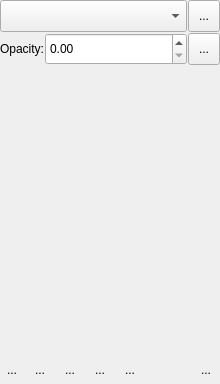
<?xml version="1.0" encoding="UTF-8"?>
<ui version="4.0">
 <author>
    SPDX-FileCopyrightText: none
    SPDX-License-Identifier: GPL-3.0-or-later
  </author>
 <class>WdgLayerBox</class>
 <widget class="QWidget" name="WdgLayerBox">
  <property name="geometry">
   <rect>
    <x>0</x>
    <y>0</y>
    <width>220</width>
    <height>384</height>
   </rect>
  </property>
  <layout class="QVBoxLayout" name="verticalLayout">
   <property name="spacing">
    <number>1</number>
   </property>
   <property name="leftMargin">
    <number>0</number>
   </property>
   <property name="topMargin">
    <number>0</number>
   </property>
   <property name="rightMargin">
    <number>0</number>
   </property>
   <property name="bottomMargin">
    <number>0</number>
   </property>
   <item>
    <layout class="QHBoxLayout" name="hbox2">
     <property name="leftMargin">
      <number>0</number>
     </property>
     <property name="topMargin">
      <number>0</number>
     </property>
     <property name="rightMargin">
      <number>0</number>
     </property>
     <property name="bottomMargin">
      <number>0</number>
     </property>
     <item>
      <widget class="KisCompositeOpComboBox" name="cmbComposite">
       <property name="sizePolicy">
        <sizepolicy hsizetype="MinimumExpanding" vsizetype="Minimum">
         <horstretch>0</horstretch>
         <verstretch>0</verstretch>
        </sizepolicy>
       </property>
       <property name="toolTip">
        <string>Blending Mode</string>
       </property>
       <property name="whatsThis">
        <string>Select the blending mode for the layer.</string>
       </property>
      </widget>
     </item>
     <item>
      <widget class="KisLayerFilterWidgetToolButton" name="bnLayerFilters">
       <property name="sizePolicy">
        <sizepolicy hsizetype="Minimum" vsizetype="Minimum">
         <horstretch>0</horstretch>
         <verstretch>0</verstretch>
        </sizepolicy>
       </property>
       <property name="minimumSize">
        <size>
         <width>32</width>
         <height>32</height>
        </size>
       </property>
       <property name="maximumSize">
        <size>
         <width>32</width>
         <height>32</height>
        </size>
       </property>
       <property name="text">
        <string>...</string>
       </property>
       <property name="iconSize">
        <size>
         <width>22</width>
         <height>22</height>
        </size>
       </property>
      </widget>
     </item>
    </layout>
   </item>
   <item>
    <layout class="QHBoxLayout" name="opacityLayout" stretch="0,0,0">
     <property name="topMargin">
      <number>0</number>
     </property>
     <property name="bottomMargin">
      <number>0</number>
     </property>
     <item>
      <widget class="QLabel" name="opacityLabel">
       <property name="text">
        <string>Opacity:</string>
       </property>
      </widget>
     </item>
     <item>
      <widget class="KisDoubleSliderSpinBox" name="doubleOpacity">
       <property name="sizePolicy">
        <sizepolicy hsizetype="MinimumExpanding" vsizetype="Minimum">
         <horstretch>0</horstretch>
         <verstretch>0</verstretch>
        </sizepolicy>
       </property>
       <property name="toolTip">
        <string>Layer Opacity</string>
       </property>
       <property name="whatsThis">
        <string>Adjust the transparency of the layer</string>
       </property>
      </widget>
     </item>
     <item>
      <widget class="QToolButton" name="configureLayerDockerToolbar">
       <property name="sizePolicy">
        <sizepolicy hsizetype="Minimum" vsizetype="Minimum">
         <horstretch>0</horstretch>
         <verstretch>0</verstretch>
        </sizepolicy>
       </property>
       <property name="minimumSize">
        <size>
         <width>32</width>
         <height>32</height>
        </size>
       </property>
       <property name="maximumSize">
        <size>
         <width>32</width>
         <height>32</height>
        </size>
       </property>
       <property name="text">
        <string>...</string>
       </property>
       <property name="iconSize">
        <size>
         <width>22</width>
         <height>22</height>
        </size>
       </property>
      </widget>
     </item>
    </layout>
   </item>
   <item>
    <layout class="QHBoxLayout" name="horizontalLayout">
     <item>
      <widget class="NodeView" name="listLayers" native="true">
       <property name="sizePolicy">
        <sizepolicy hsizetype="MinimumExpanding" vsizetype="Expanding">
         <horstretch>0</horstretch>
         <verstretch>0</verstretch>
        </sizepolicy>
       </property>
      </widget>
     </item>
    </layout>
   </item>
   <item>
    <layout class="QHBoxLayout" name="hbox1" stretch="0,0,0,0,0,1,0">
     <property name="spacing">
      <number>2</number>
     </property>
     <property name="topMargin">
      <number>0</number>
     </property>
     <item>
      <widget class="KisToolButton" name="bnAdd">
       <property name="minimumSize">
        <size>
         <width>0</width>
         <height>28</height>
        </size>
       </property>
       <property name="maximumSize">
        <size>
         <width>16777215</width>
         <height>28</height>
        </size>
       </property>
       <property name="toolTip">
        <string>Add new layer or mask</string>
       </property>
       <property name="text">
        <string>...</string>
       </property>
       <property name="autoRaise">
        <bool>true</bool>
       </property>
      </widget>
     </item>
     <item>
      <widget class="QToolButton" name="bnDuplicate">
       <property name="minimumSize">
        <size>
         <width>28</width>
         <height>28</height>
        </size>
       </property>
       <property name="toolTip">
        <string>Duplicate layer or mask</string>
       </property>
       <property name="text">
        <string>...</string>
       </property>
       <property name="iconSize">
        <size>
         <width>22</width>
         <height>22</height>
        </size>
       </property>
       <property name="autoRaise">
        <bool>true</bool>
       </property>
      </widget>
     </item>
     <item>
      <widget class="QToolButton" name="bnLower">
       <property name="minimumSize">
        <size>
         <width>28</width>
         <height>28</height>
        </size>
       </property>
       <property name="toolTip">
        <string>Move layer or mask down</string>
       </property>
       <property name="text">
        <string>...</string>
       </property>
       <property name="iconSize">
        <size>
         <width>22</width>
         <height>22</height>
        </size>
       </property>
       <property name="autoRaise">
        <bool>true</bool>
       </property>
      </widget>
     </item>
     <item>
      <widget class="QToolButton" name="bnRaise">
       <property name="minimumSize">
        <size>
         <width>28</width>
         <height>28</height>
        </size>
       </property>
       <property name="toolTip">
        <string>Move layer or mask up</string>
       </property>
       <property name="text">
        <string>...</string>
       </property>
       <property name="iconSize">
        <size>
         <width>22</width>
         <height>22</height>
        </size>
       </property>
       <property name="autoRaise">
        <bool>true</bool>
       </property>
      </widget>
     </item>
     <item>
      <widget class="QToolButton" name="bnProperties">
       <property name="minimumSize">
        <size>
         <width>28</width>
         <height>28</height>
        </size>
       </property>
       <property name="toolTip">
        <string>View or change the layer properties</string>
       </property>
       <property name="text">
        <string>...</string>
       </property>
       <property name="iconSize">
        <size>
         <width>22</width>
         <height>22</height>
        </size>
       </property>
       <property name="autoRaise">
        <bool>true</bool>
       </property>
      </widget>
     </item>
     <item>
      <spacer name="spacer">
       <property name="orientation">
        <enum>Qt::Horizontal</enum>
       </property>
       <property name="sizeType">
        <enum>QSizePolicy::Expanding</enum>
       </property>
       <property name="sizeHint" stdset="0">
        <size>
         <width>0</width>
         <height>28</height>
        </size>
       </property>
      </spacer>
     </item>
     <item>
      <widget class="QToolButton" name="bnDelete">
       <property name="minimumSize">
        <size>
         <width>28</width>
         <height>28</height>
        </size>
       </property>
       <property name="toolTip">
        <string>Delete the layer or mask</string>
       </property>
       <property name="text">
        <string>...</string>
       </property>
       <property name="iconSize">
        <size>
         <width>22</width>
         <height>22</height>
        </size>
       </property>
       <property name="autoRaise">
        <bool>true</bool>
       </property>
      </widget>
     </item>
    </layout>
   </item>
  </layout>
 </widget>
 <customwidgets>
  <customwidget>
   <class>KisDoubleParseSpinBox</class>
   <extends>QDoubleSpinBox</extends>
   <header>kis_double_parse_spin_box.h</header>
  </customwidget>
  <customwidget>
   <class>KisDoubleSliderSpinBox</class>
   <extends>KisDoubleParseSpinBox</extends>
   <header location="global">kis_slider_spin_box.h</header>
   <container>1</container>
  </customwidget>
  <customwidget>
   <class>KisCompositeOpComboBox</class>
   <extends>QComboBox</extends>
   <header>kis_cmb_composite.h</header>
  </customwidget>
  <customwidget>
   <class>NodeView</class>
   <extends></extends>
   <header location="global">NodeView.h</header>
  </customwidget>
  <customwidget>
   <class>KisToolButton</class>
   <extends>QToolButton</extends>
   <header>kis_tool_button.h</header>
  </customwidget>
  <customwidget>
   <class>KisLayerFilterWidgetToolButton</class>
   <extends>QToolButton</extends>
   <header>libs/ui/widgets/kis_layer_filter_widget.h</header>
  </customwidget>
 </customwidgets>
 <tabstops>
  <tabstop>cmbComposite</tabstop>
  <tabstop>bnDuplicate</tabstop>
  <tabstop>bnLower</tabstop>
  <tabstop>bnRaise</tabstop>
  <tabstop>bnProperties</tabstop>
  <tabstop>bnDelete</tabstop>
 </tabstops>
 <resources/>
 <connections/>
</ui>
